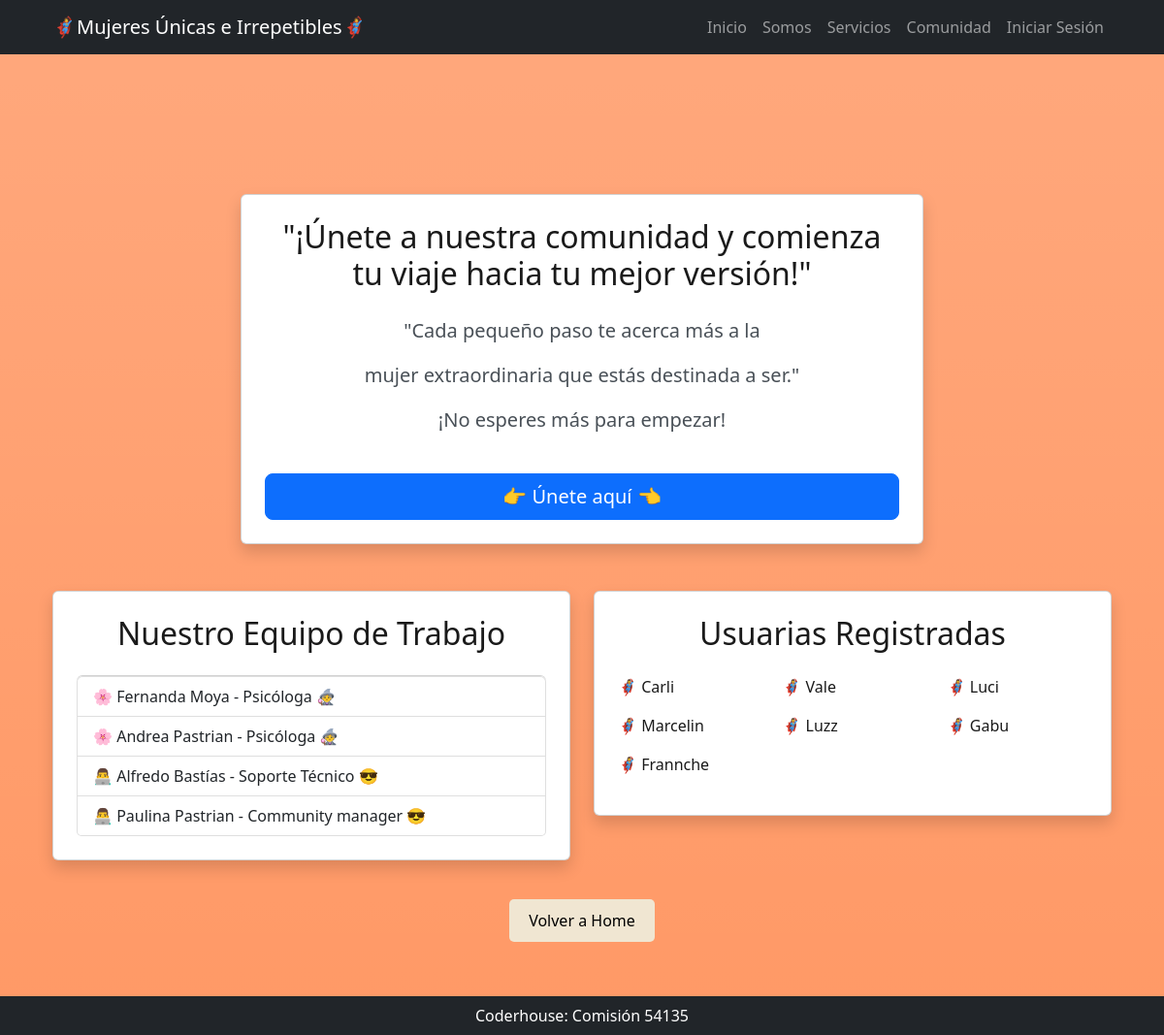
The page /comunidad/ on the database its author committed.
### Comunidad/models.py (models this page shows, shortened)
class Psicologa(models.Model):
    nombre = models.CharField(max_length=200)
    fecha_nacimiento = models.DateField(null=True, verbose_name="fecha de nacimiento")
    telefono = models.PositiveIntegerField(unique=True)
    correo = models.CharField(max_length=200)
    usuario = models.CharField(max_length=200, unique=True)
    contraseña = models.CharField(max_length=200)

class Equipo(models.Model):
    nombre = models.CharField(max_length=200)
    fecha_nacimiento = models.DateField(null=True, verbose_name="fecha de nacimiento")
    telefono = models.PositiveIntegerField(unique=True)
    correo = models.CharField(max_length=200)
    area = models.CharField(max_length=200, verbose_name="Área de Trabajo")
    usuario = models.CharField(max_length=200, unique=True)
    contraseña = models.CharField(max_length=200)
    class Meta:
        verbose_name_plural = "Equipo de Trabajo"

class Usuario(models.Model):
    nombre = models.CharField(max_length=200)
    fecha_nacimiento = models.DateField(null=True, verbose_name="fecha de nacimiento")
    telefono = models.IntegerField(unique=True)
    correo = models.CharField(max_length=200)
    usuario = models.CharField(max_length=200, unique=True)

### Comunidad/views.py (the view)
# urls.py: path('', views.home, name="home"),
def home(request):
    psicologas = models.Psicologa.objects.all()
    equipo = models.Equipo.objects.all()
    usuarios = models.Usuario.objects.all()
    context = {
        "psicologas": psicologas,
        "equipo": equipo,
        "usuarios": usuarios
    }
    return render(request, "Comunidad/index.html", context)

### Comunidad/templates/Comunidad/index.html
{% extends 'core/base.html' %}
{% block contenido %}
    <div class="container">
        <div class="row justify-content-center py-5">
            <div class="col-md-8">
                <div class="card shadow p-4 rounded text-center">
                    <h2 class="card-title mb-4" style="color: #1a1a1a;">"¡Únete a nuestra comunidad y comienza tu viaje hacia tu mejor versión!"</h2>
                    <div class="custom-text lead mb-4" style="color: #495057;">
                        <p>"Cada pequeño paso te acerca más a la</p>
                        <p> mujer extraordinaria que estás destinada a ser."</p>
                        <p>¡No esperes más para empezar!</p>
                    </div>
                    <a href="{% url 'Comunidad:registrar_usuario' %}" class="btn btn-primary btn-lg"> 👉 Únete aquí 👈</a>
                </div>
            </div>
        </div>
    </div>
    <div class="row justify-content-center">
        <div class="col-md-6">
            <div class="card shadow p-4 rounded">
                <h2 class="card-title mb-4 text-center" style="color: #1a1a1a;">Nuestro Equipo de Trabajo</h2>
                <ul class="list-group text-left">
                    {% for psicologa in psicologas %}
                    <li class="list-group-item" style="text-align: justify;">🌸 {{ psicologa.nombre }} - Psicóloga 🧙‍♀️</li>
                    {% endfor %}
                    {% for miembro in equipo %}
                    <li class="list-group-item" style="text-align: justify;">👨‍💻 {{ miembro.nombre }} - {{ miembro.area }} 😎</li>
                    {% endfor %}
                </ul>
            </div>
        </div>
        <div class="col-md-6">
            <div class="card shadow p-4 rounded">
                <h2 class="card-title mb-4 text-center" style="color: #1a1a1a;">Usuarias Registradas</h2>
                <div class="row">
                    {% for usuario in usuarios %}
                    <div class="col-md-4 mb-3">
                        <div class="list-group-item" style="text-align: left; color: #1a1a1a;">🦸‍♀️ {{ usuario.usuario }}</div>
                    </div>
                    {% endfor %}
                </div>
            </div>
        </div>
        <div>
            <button style="margin-top: 40px; background-color: #f0e6d2; border: none; padding: 10px 20px; border-radius: 5px;">
                <a href="{% url 'core:home' %}" style="text-decoration: none; color: black;">Volver a Home</a>
            </button>
          </div>
</div>
{% endblock contenido %}

### core/templates/core/base.html (style rules this page uses)
body { background-color: #fdf6e3; color: #586e75; }

### rows shown on the page
Psicologa: nombre "Fernanda Moya"
Psicologa: nombre "Andrea Pastrian"
Equipo: nombre "Alfredo Bastías", area "Soporte Técnico"
Equipo: nombre "Paulina Pastrian", area "Community manager"
Usuario: usuario "Carli"
Usuario: usuario "Vale"
Usuario: usuario "Luci"
Usuario: usuario "Marcelin"
Usuario: usuario "Luzz"
Usuario: usuario "Gabu"
Usuario: usuario "Frannche"
